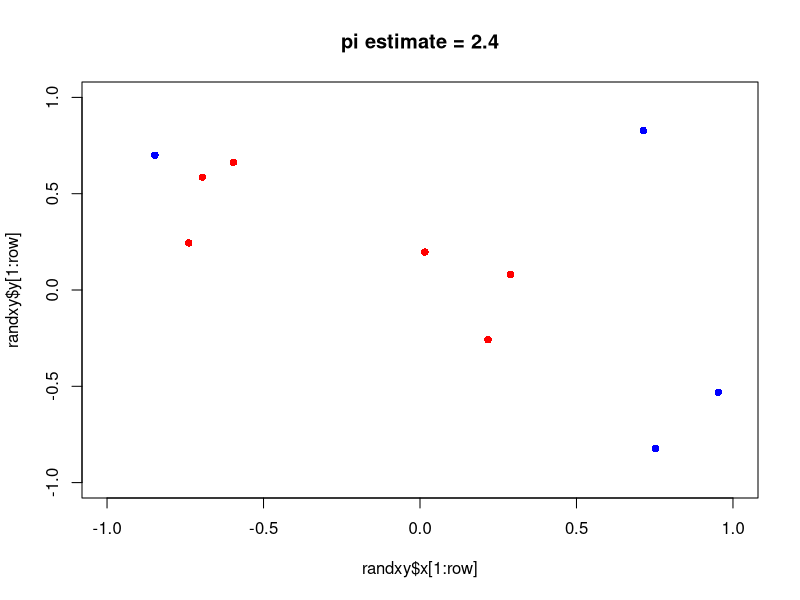
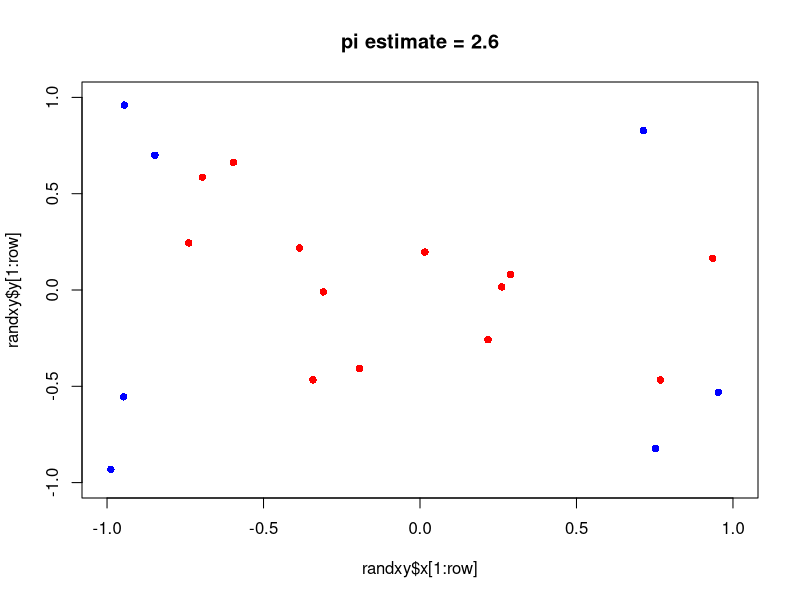
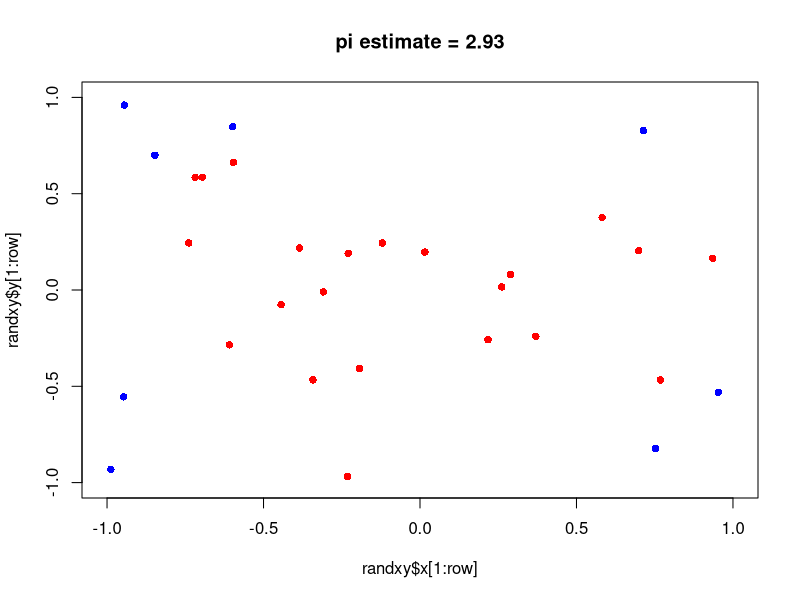
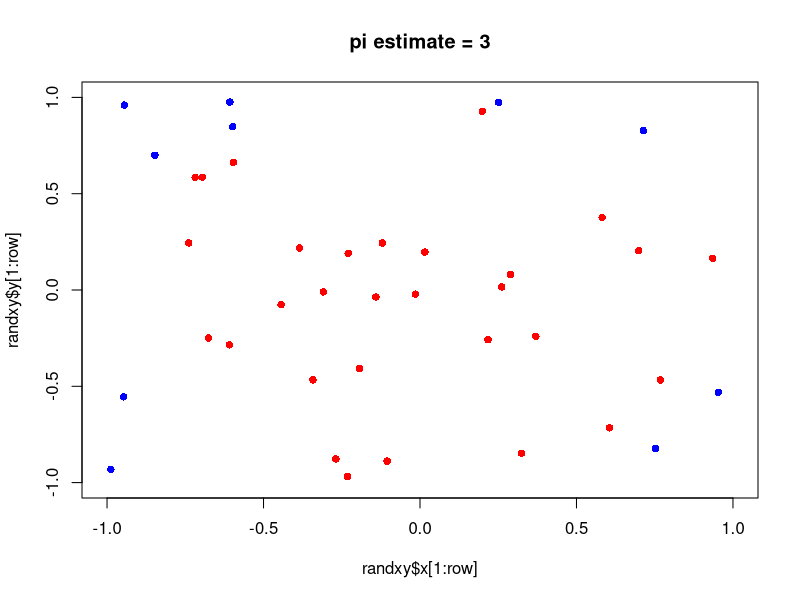
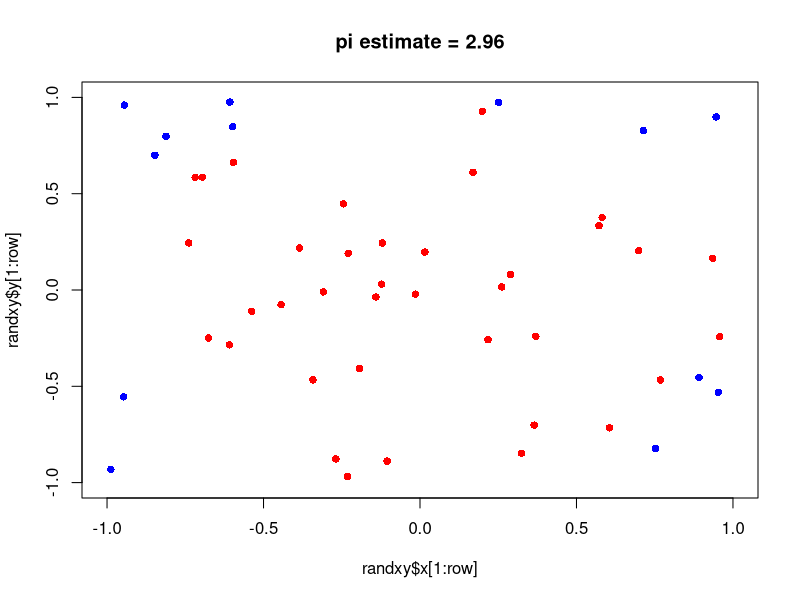
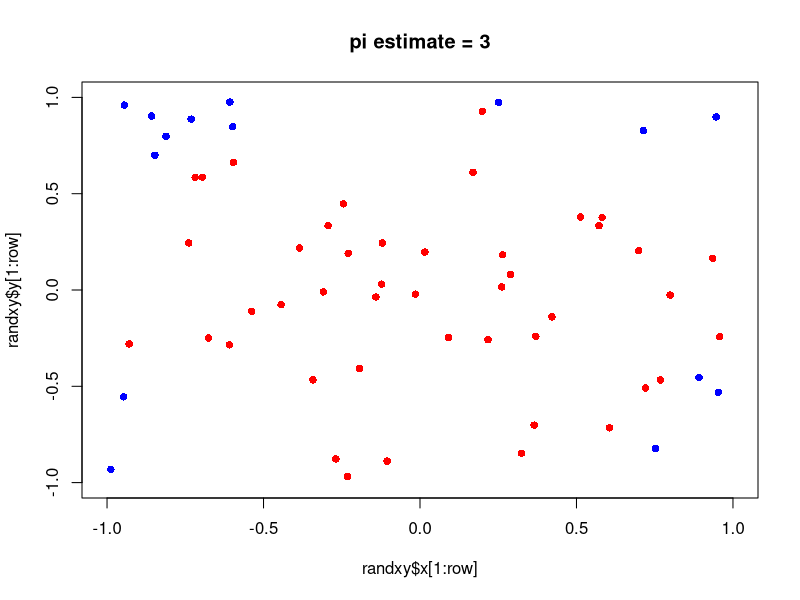
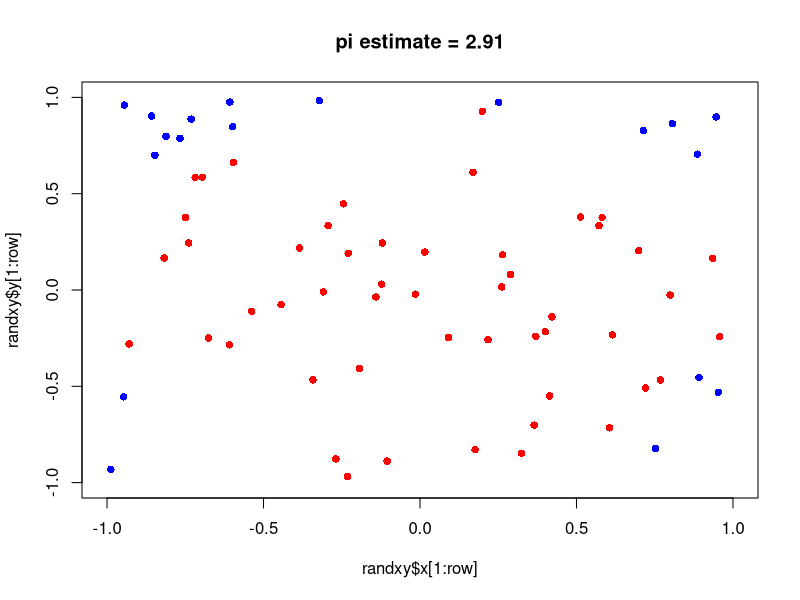
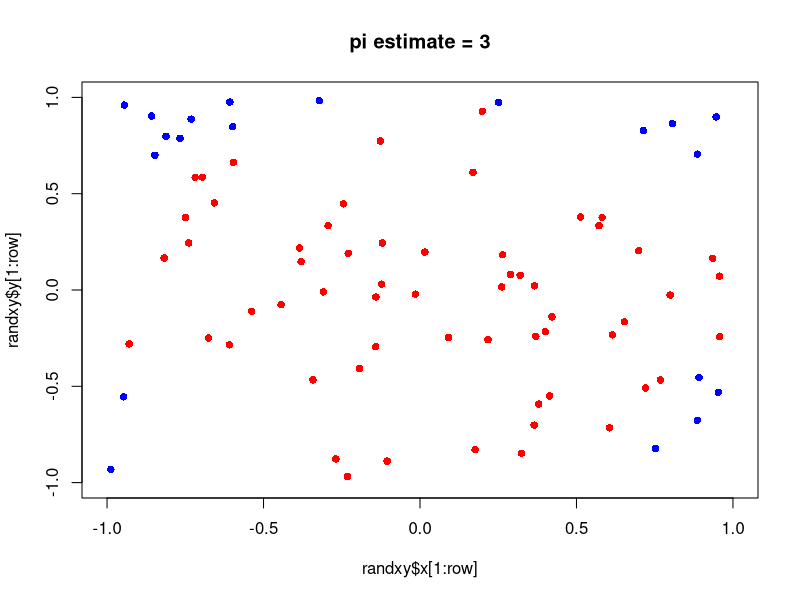

The R source for these figures, in order: (Note: a time limit stopped this script after it produced the figures.)

# Monte Carlo example
# Predict value of pi

iterations = 100000

# generate the random set of (x, y) points
randxy <- data.frame(x = runif(n = iterations, min = -1, max = 1),
                     y = runif(n = iterations, min = -1, max = 1))

# calculate sum coord square
randxy$sum_sq_xy <- sqrt(randxy$x^2 + randxy$y^2) 

# see how many points are within circle
randxy$in_circle <- ifelse(abs(randxy$sum_sq_xy) <= 1, "red", "blue")
randxy$in_circle_bin <- ifelse(abs(randxy$sum_sq_xy) <= 1, 1, 0)

# Plot
for(i in 1:iterations/10) {
  flush.console()
  row = i*100
  title_pi = paste0("pi estimate = ", as.character(round(4*(length(which(randxy$in_circle_bin[1:row] == 1))/row),2)))
  plot(randxy$x[1:row], randxy$y[1:row], col=randxy$in_circle[1:row], 
       ylim=c(-1,1), xlim=c(-1,1), 
       pch=16,
       main=title_pi)
  Sys.sleep(.05)
}
